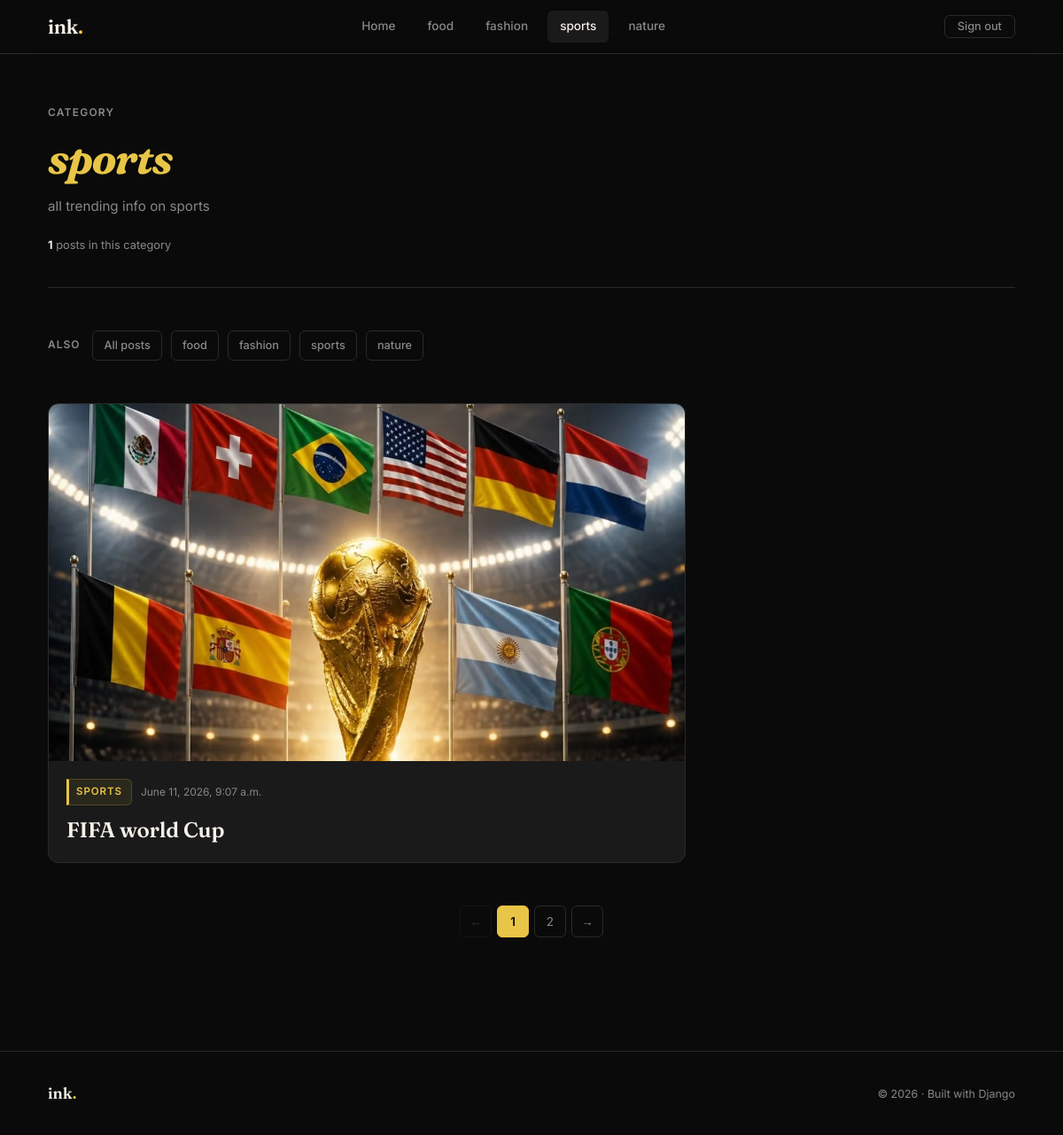
Before: /category/sports/ with the older database file.
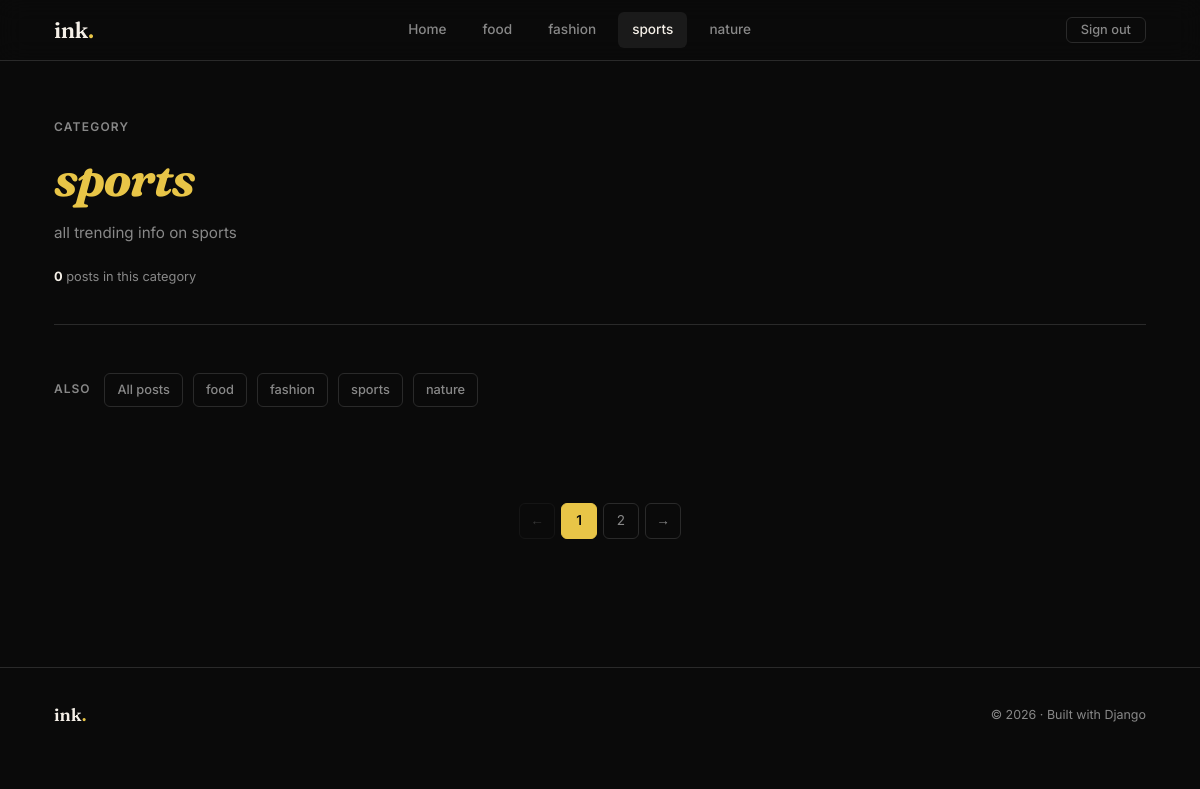
After: the same page with the newer database file.
### core/models.py (models this page shows, shortened)
class Category(models.Model):
    name = models.CharField(max_length=100)
    description = models.TextField()
    date_posted = models.DateTimeField(auto_now_add=True)

class Article(models.Model):
    author = models.ForeignKey(User, on_delete=models.CASCADE)
    title = models.CharField(max_length=200)
    body = models.TextField()
    category=models.ForeignKey(Category, on_delete=models.CASCADE)
    image = models.ImageField(upload_to='articles/images')
    date_posted = models.DateTimeField(auto_now_add=True)
    slug = models.SlugField(unique=True, blank=True, null=True)

### core/views.py (the view)
# urls.py: path('category/<str:name>/', views.category, name='category_detail'),
def category(request,name):
    category = Category.objects.get(name=name)
    Categories = Category.objects.all()
    category_post = Article.objects.filter(category=category)
    context = {
        'category': category,
        'categories': Categories,
        'category_post': category_post
    }
    return render(request, 'category_detail.html', context)

### core/templates/category_detail.html (shortened to what this page needs)
{% load static %}
<!DOCTYPE html>
<html lang="en">
<head>
  <link rel="stylesheet" href="{% static 'blog.css' %}" />
</head>
<body>
  <nav class="navbar">
    <div class="navbar__inner">
      <a href="{% url 'home' %}" class="navbar__brand">ink<span>.</span></a>
      <div class="navbar__links">
        <a href="{% url 'home' %}">Home</a>
        {% for item in categories %}
          <a href="{% url 'category_detail' item.name %}" {% if category == item %}class="active"{% endif %}>{{ item.name }}</a>
        {% endfor %}
      </div>
      <div class="navbar__auth">
        <a href="login.html" class="btn btn--ghost btn--sm">Sign out</a>
      </div>
    </div>
  </nav>
  <main class="container">
    <div class="category-hero">
      <p class="category-hero__tag">Category</p>
      <h1 class="category-hero__name"><span>{{ category.name }}</span></h1>
      <p class="category-hero__desc">{{ category.description }}</p>
      <p class="category-hero__count"><strong>{{ category_post.count }}</strong> posts in this category</p>
    </div>
    <div class="category-bar" style="margin-bottom:48px;">
      <span class="category-bar__label">Also</span>
      <a href="{% url 'home' %}" class="category-bar__link">All posts</a>
      {% for item in categories %}
        <a href="{% url 'category_detail' item.name %}" class="category-bar__link">{{ item.name }}</a>
      {% endfor %}
    </div>
    <div class="post-grid">
      {% for article in category_post %}
      <article class="post-card">
        <a href="{% url 'post_detail' article.pk %}" class="post-card__image">
          <img src="{{ article.image.url }}" alt="Post cover" loading="lazy" />
        </a>
        <div class="post-card__body">
          <div class="post-card__meta">
            <a href="{% url 'category_detail' article.category.name %}" class="category-pill">{{ article.category.name }}  </a>
            <span class="post-card__date">{{ article.date_posted }}</span>
          </div>
          <a href="{% url 'post_detail' article.pk %}">
            <h2 class="post-card__title">{{ article.title }}</h2>
          </a>
        </div>
      </article>
      {% endfor %}
    </div>
    <div class="pagination">
      <span class="pagination__link pagination__link--disabled">←</span>
      <span class="pagination__link active">1</span>
      <a href="#" class="pagination__link">2</a>
      <a href="#" class="pagination__link">→</a>
    </div>
  </main>
  <footer class="footer">
    <div class="footer__inner">
      <span class="footer__brand">ink<span>.</span></span>
      <span class="footer__copy">&copy; 2026 · Built with Django</span>
    </div>
  </footer>
</body>
</html>

Changed rows visible on the page:
removed Article: image (picture), category.name "SPORTS", date_posted "June 11, 2026, 9:07 a.m.", title "FIFA world Cup"
Other visible differences:
{{ category_post.count }}: "1" → "0"
